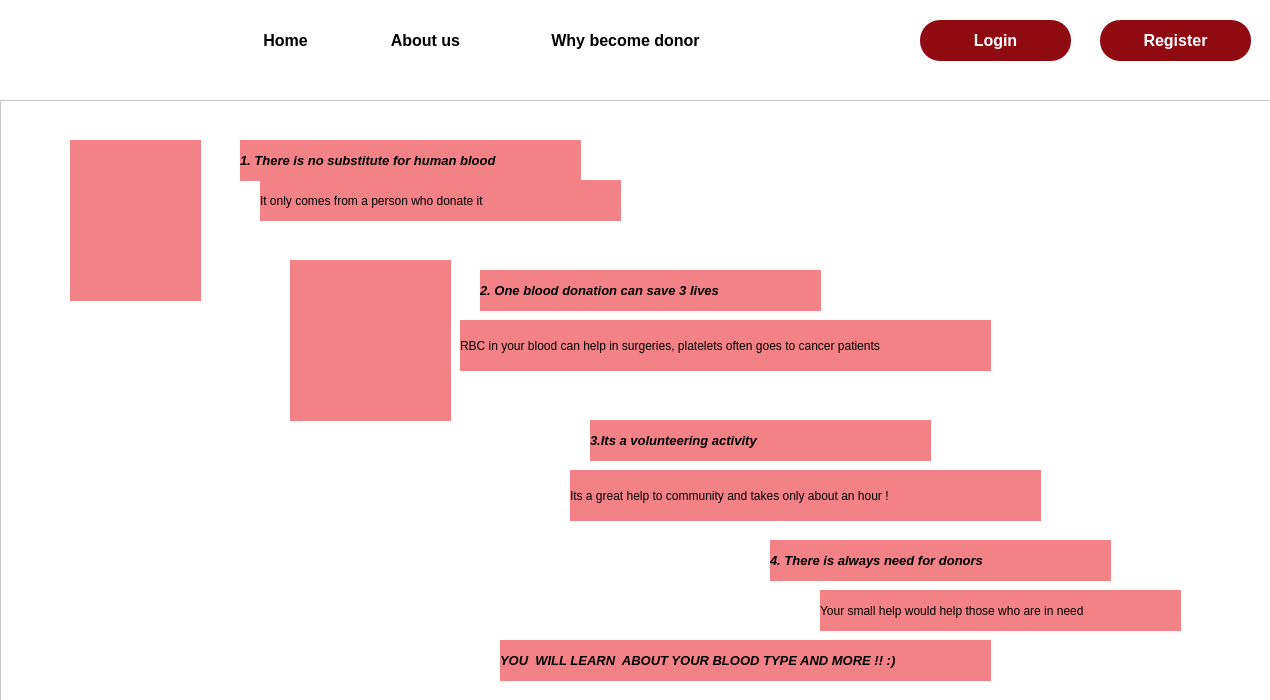
<?xml version="1.0" encoding="UTF-8"?>
<ui version="4.0">
 <class>why_become_donor</class>
 <widget class="QDialog" name="why_become_donor">
  <property name="geometry">
   <rect>
    <x>0</x>
    <y>0</y>
    <width>1270</width>
    <height>700</height>
   </rect>
  </property>
  <property name="windowTitle">
   <string>Dialog</string>
  </property>
  <property name="styleSheet">
   <string notr="true">background-color: rgb(255, 255, 255);</string>
  </property>
  <widget class="QPushButton" name="register_2">
   <property name="geometry">
    <rect>
     <x>1100</x>
     <y>20</y>
     <width>151</width>
     <height>41</height>
    </rect>
   </property>
   <property name="font">
    <font>
     <pointsize>12</pointsize>
     <bold>true</bold>
    </font>
   </property>
   <property name="cursor">
    <cursorShape>PointingHandCursor</cursorShape>
   </property>
   <property name="styleSheet">
    <string notr="true">#register_2
{
 background-color:rgb(144, 10, 18);
	color: rgb(255, 255, 255);
border-radius:20px;
}

#register_2::hover
{
background-color:white;
	color: rgb(144, 10, 18);
}</string>
   </property>
   <property name="text">
    <string>Register</string>
   </property>
  </widget>
  <widget class="QPushButton" name="login">
   <property name="geometry">
    <rect>
     <x>920</x>
     <y>20</y>
     <width>151</width>
     <height>41</height>
    </rect>
   </property>
   <property name="font">
    <font>
     <pointsize>12</pointsize>
     <bold>true</bold>
    </font>
   </property>
   <property name="cursor">
    <cursorShape>PointingHandCursor</cursorShape>
   </property>
   <property name="styleSheet">
    <string notr="true">#login
{
 background-color:rgb(144, 10, 18);
	color: rgb(255, 255, 255);
border-radius:20px;
}

#login::hover
{
background-color:white;
	color: rgb(144, 10, 18);
}</string>
   </property>
   <property name="text">
    <string>Login</string>
   </property>
  </widget>
  <widget class="QLabel" name="label_3">
   <property name="geometry">
    <rect>
     <x>40</x>
     <y>0</y>
     <width>81</width>
     <height>91</height>
    </rect>
   </property>
   <property name="styleSheet">
    <string notr="true">border-image: url(:/img/Images/logo1.png);</string>
   </property>
   <property name="text">
    <string/>
   </property>
  </widget>
  <widget class="Line" name="line">
   <property name="geometry">
    <rect>
     <x>0</x>
     <y>100</y>
     <width>1280</width>
     <height>3</height>
    </rect>
   </property>
   <property name="orientation">
    <enum>Qt::Horizontal</enum>
   </property>
  </widget>
  <widget class="QPushButton" name="about_2">
   <property name="geometry">
    <rect>
     <x>360</x>
     <y>20</y>
     <width>131</width>
     <height>41</height>
    </rect>
   </property>
   <property name="font">
    <font>
     <pointsize>12</pointsize>
     <bold>true</bold>
    </font>
   </property>
   <property name="cursor">
    <cursorShape>PointingHandCursor</cursorShape>
   </property>
   <property name="styleSheet">
    <string notr="true">#about_2

{
 background-color:#rgb(255, 255, 255);
border-radius:0.5px;
}


#about_2::hover{border-bottom :3px solid rgb(144, 10, 18);
color: rgb(144, 10, 18);}</string>
   </property>
   <property name="text">
    <string>About us</string>
   </property>
  </widget>
  <widget class="QPushButton" name="home">
   <property name="geometry">
    <rect>
     <x>230</x>
     <y>20</y>
     <width>111</width>
     <height>41</height>
    </rect>
   </property>
   <property name="font">
    <font>
     <pointsize>12</pointsize>
     <bold>true</bold>
    </font>
   </property>
   <property name="cursor">
    <cursorShape>PointingHandCursor</cursorShape>
   </property>
   <property name="styleSheet">
    <string notr="true">#home

{
 background-color:#rgb(255, 255, 255);
border-radius:0.5px;
}


#home::hover{border-bottom :3px solid rgb(144, 10, 18);
color: rgb(144, 10, 18);}</string>
   </property>
   <property name="text">
    <string>Home</string>
   </property>
  </widget>
  <widget class="QPushButton" name="why">
   <property name="geometry">
    <rect>
     <x>510</x>
     <y>20</y>
     <width>231</width>
     <height>41</height>
    </rect>
   </property>
   <property name="font">
    <font>
     <pointsize>12</pointsize>
     <bold>true</bold>
    </font>
   </property>
   <property name="cursor">
    <cursorShape>PointingHandCursor</cursorShape>
   </property>
   <property name="styleSheet">
    <string notr="true">#why

{
 background-color:rgb(255, 255, 255);
border-radius:0.5px;
}

#why::hover{border-bottom :3px solid rgb(144, 10, 18);
color: rgb(144, 10, 18);}</string>
   </property>
   <property name="text">
    <string>Why become donor</string>
   </property>
  </widget>
  <widget class="QFrame" name="frame">
   <property name="geometry">
    <rect>
     <x>0</x>
     <y>100</y>
     <width>1271</width>
     <height>651</height>
    </rect>
   </property>
   <property name="styleSheet">
    <string notr="true">#frame{
border-image: url(:/img/Images/output-onlinepngtools (1).png);  }
</string>
   </property>
   <property name="frameShape">
    <enum>QFrame::StyledPanel</enum>
   </property>
   <property name="frameShadow">
    <enum>QFrame::Raised</enum>
   </property>
   <widget class="QLabel" name="label">
    <property name="geometry">
     <rect>
      <x>70</x>
      <y>40</y>
      <width>131</width>
      <height>161</height>
     </rect>
    </property>
    <property name="styleSheet">
     <string notr="true">border-image: url(:/img/Images/bg.png);
background-color: rgb(243, 130, 135);</string>
    </property>
    <property name="text">
     <string/>
    </property>
   </widget>
   <widget class="QLabel" name="label_2">
    <property name="geometry">
     <rect>
      <x>240</x>
      <y>40</y>
      <width>341</width>
      <height>41</height>
     </rect>
    </property>
    <property name="font">
     <font>
      <pointsize>10</pointsize>
      <italic>true</italic>
      <bold>true</bold>
     </font>
    </property>
    <property name="styleSheet">
     <string notr="true">background-color: rgb(243, 130, 135);</string>
    </property>
    <property name="text">
     <string>1. There is no substitute for human blood</string>
    </property>
   </widget>
   <widget class="QLabel" name="label_4">
    <property name="geometry">
     <rect>
      <x>260</x>
      <y>80</y>
      <width>361</width>
      <height>41</height>
     </rect>
    </property>
    <property name="styleSheet">
     <string notr="true">background-color: rgb(243, 130, 135);</string>
    </property>
    <property name="text">
     <string>It only comes from a person who donate it</string>
    </property>
   </widget>
   <widget class="QLabel" name="label_5">
    <property name="geometry">
     <rect>
      <x>480</x>
      <y>170</y>
      <width>341</width>
      <height>41</height>
     </rect>
    </property>
    <property name="font">
     <font>
      <pointsize>10</pointsize>
      <italic>true</italic>
      <bold>true</bold>
     </font>
    </property>
    <property name="styleSheet">
     <string notr="true">background-color: rgb(243, 130, 135);</string>
    </property>
    <property name="text">
     <string>2. One blood donation can save 3 lives</string>
    </property>
   </widget>
   <widget class="QLabel" name="label_6">
    <property name="geometry">
     <rect>
      <x>590</x>
      <y>320</y>
      <width>341</width>
      <height>41</height>
     </rect>
    </property>
    <property name="font">
     <font>
      <pointsize>10</pointsize>
      <italic>true</italic>
      <bold>true</bold>
     </font>
    </property>
    <property name="styleSheet">
     <string notr="true">background-color: rgb(243, 130, 135);</string>
    </property>
    <property name="text">
     <string>3.Its a volunteering activity</string>
    </property>
   </widget>
   <widget class="QLabel" name="label_7">
    <property name="geometry">
     <rect>
      <x>770</x>
      <y>440</y>
      <width>341</width>
      <height>41</height>
     </rect>
    </property>
    <property name="font">
     <font>
      <pointsize>10</pointsize>
      <italic>true</italic>
      <bold>true</bold>
     </font>
    </property>
    <property name="styleSheet">
     <string notr="true">background-color: rgb(243, 130, 135);</string>
    </property>
    <property name="text">
     <string>4. There is always need for donors</string>
    </property>
   </widget>
   <widget class="QLabel" name="label_8">
    <property name="geometry">
     <rect>
      <x>570</x>
      <y>370</y>
      <width>471</width>
      <height>51</height>
     </rect>
    </property>
    <property name="styleSheet">
     <string notr="true">background-color: rgb(243, 130, 135);</string>
    </property>
    <property name="text">
     <string>Its a great help to community and takes only about an hour !</string>
    </property>
   </widget>
   <widget class="QLabel" name="label_9">
    <property name="geometry">
     <rect>
      <x>460</x>
      <y>220</y>
      <width>531</width>
      <height>51</height>
     </rect>
    </property>
    <property name="styleSheet">
     <string notr="true">background-color: rgb(243, 130, 135);</string>
    </property>
    <property name="text">
     <string>RBC in your blood can help in surgeries, platelets often goes to cancer patients</string>
    </property>
   </widget>
   <widget class="QLabel" name="label_10">
    <property name="geometry">
     <rect>
      <x>820</x>
      <y>490</y>
      <width>361</width>
      <height>41</height>
     </rect>
    </property>
    <property name="styleSheet">
     <string notr="true">background-color: rgb(243, 130, 135);</string>
    </property>
    <property name="text">
     <string>Your small help would help those who are in need </string>
    </property>
   </widget>
   <widget class="QLabel" name="label_11">
    <property name="geometry">
     <rect>
      <x>500</x>
      <y>540</y>
      <width>491</width>
      <height>41</height>
     </rect>
    </property>
    <property name="font">
     <font>
      <pointsize>10</pointsize>
      <italic>true</italic>
      <bold>true</bold>
     </font>
    </property>
    <property name="styleSheet">
     <string notr="true">background-color: rgb(243, 130, 135);</string>
    </property>
    <property name="text">
     <string>YOU  WILL LEARN  ABOUT YOUR BLOOD TYPE AND MORE !! :) </string>
    </property>
   </widget>
   <widget class="QLabel" name="label_12">
    <property name="geometry">
     <rect>
      <x>410</x>
      <y>350</y>
      <width>131</width>
      <height>111</height>
     </rect>
    </property>
    <property name="styleSheet">
     <string notr="true">#label_12{border-image: url(:/img/Images/istockphoto-1179369531-612x612-removebg-preview.png);
  hover:  rgb(170, 0, 0);


}
</string>
    </property>
    <property name="text">
     <string/>
    </property>
   </widget>
   <widget class="QLabel" name="label_13">
    <property name="geometry">
     <rect>
      <x>290</x>
      <y>160</y>
      <width>161</width>
      <height>161</height>
     </rect>
    </property>
    <property name="styleSheet">
     <string notr="true">border-image: url(:/img/Images/istockphoto-1091728056-612x612-removebg-preview.png);
background-color: rgb(243, 130, 135);</string>
    </property>
    <property name="text">
     <string/>
    </property>
   </widget>
   <widget class="QLabel" name="label_14">
    <property name="geometry">
     <rect>
      <x>1010</x>
      <y>20</y>
      <width>251</width>
      <height>281</height>
     </rect>
    </property>
    <property name="styleSheet">
     <string notr="true">border-image: url(:/img/Images/vector-illustration-of-donate-blood-concept-for-world-blood-donor-day-T7393X-removebg-preview.png);
border-radius: 50px;
</string>
    </property>
    <property name="text">
     <string/>
    </property>
   </widget>
  </widget>
 </widget>
 <resources/>
 <connections/>
</ui>
